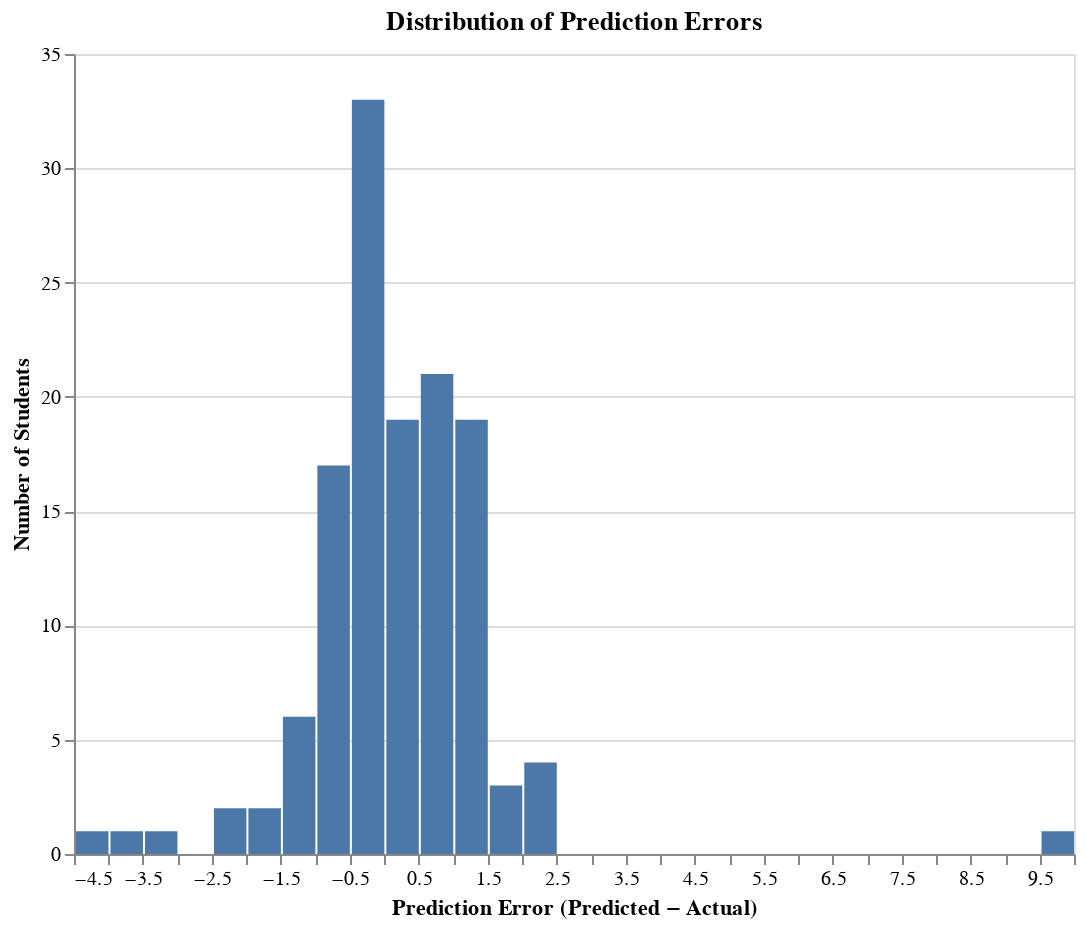

The code cell stored with this chart in its notebook:
### Markdown cell above
The predicted vs. actual grade plot shows a strong positive relationship, with most points clustering near the diagonal line representing perfect prediction. This indicates that the KNN model captures key patterns in student performance. Some dispersion is visible for mid-range grades, reflecting natural variability in educational outcomes and unobserved factors not included in the model. Overall, the visualization aligns with the observed RMSE of approximately 1.38.

### Code cell
error_df = pd.DataFrame({
    "Prediction Error": predicted - student_y_test
})
error_plot= alt.Chart(error_df).mark_bar().encode(
    x=alt.X(
        "Prediction Error:Q",
        bin=alt.Bin(maxbins=30),
        title="Prediction Error (Predicted − Actual)"
    ),
    y=alt.Y("count()", title="Number of Students"),
    tooltip=["count()"]
).properties(
    title="Distribution of Prediction Errors",
    width=500,
    height=400
)
error_plot

### Figure 1 — Vega-Lite specification as saved in the notebook (floating-point values rounded to 4 significant figures; data arrays with more than 128 entries replaced by an {"elided": "..."} marker saying what was removed)
{"config": {"view": {"continuousWidth": 300, "continuousHeight": 300}}, "data": {"name": "data-67aa61ca4038d3be39b7651d787e38d2"}, "mark": {"type": "bar"}, "encoding": {"tooltip": [{"aggregate": "count", "type": "quantitative"}], "x": {"bin": {"maxbins": 30}, "field": "Prediction Error", "title": "Prediction Error (Predicted − Actual)", "type": "quantitative"}, "y": {"aggregate": "count", "title": "Number of Students", "type": "quantitative"}}, "height": 400, "title": "Distribution of Prediction Errors", "width": 500, "$schema": "https://vega.github.io/schema/vega-lite/v5.20.1.json", "datasets": {"data-67aa61ca4038d3be39b7651d787e38d2": {"elided": "130 records"}}}
